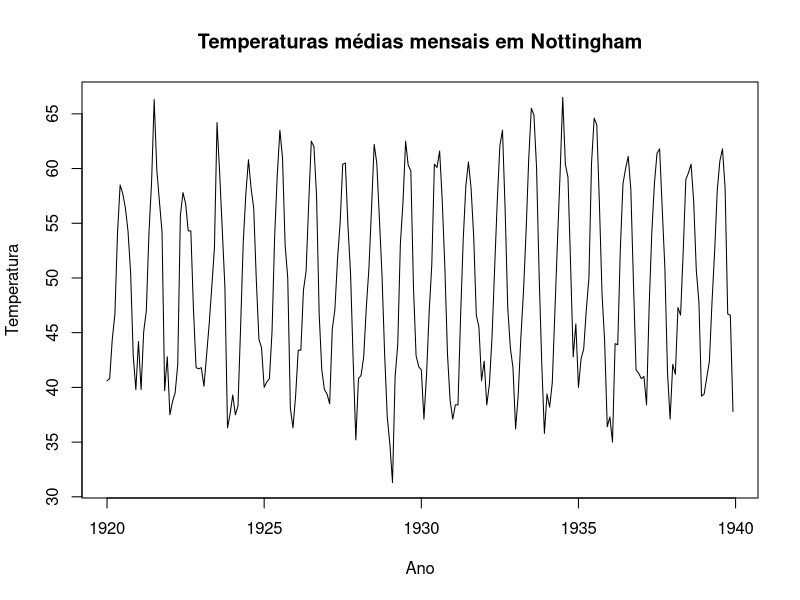
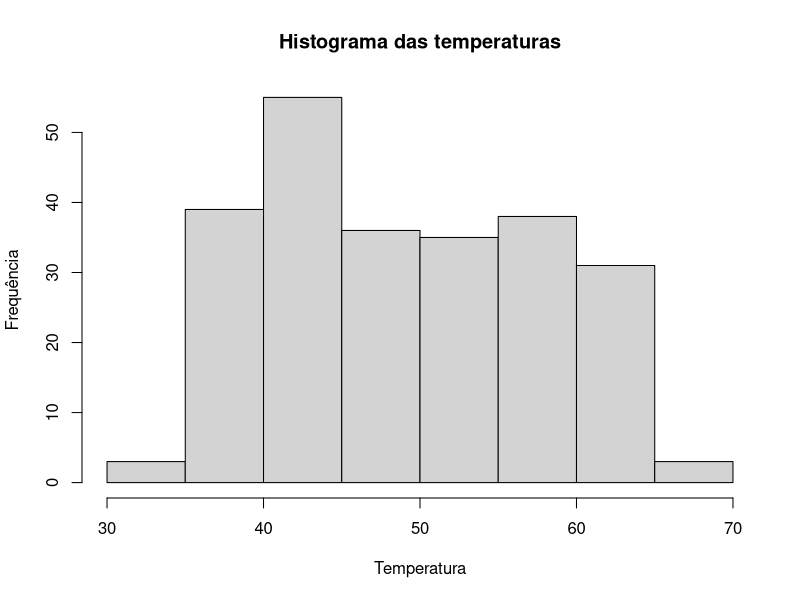
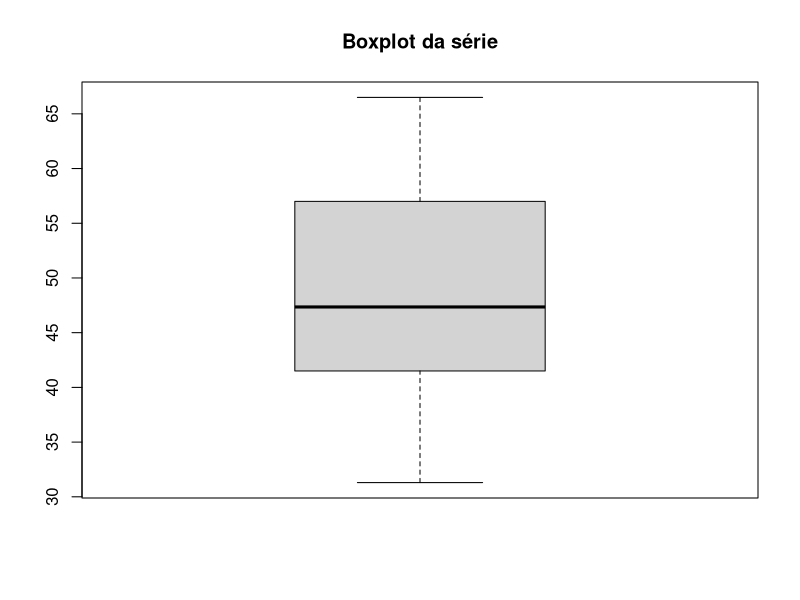
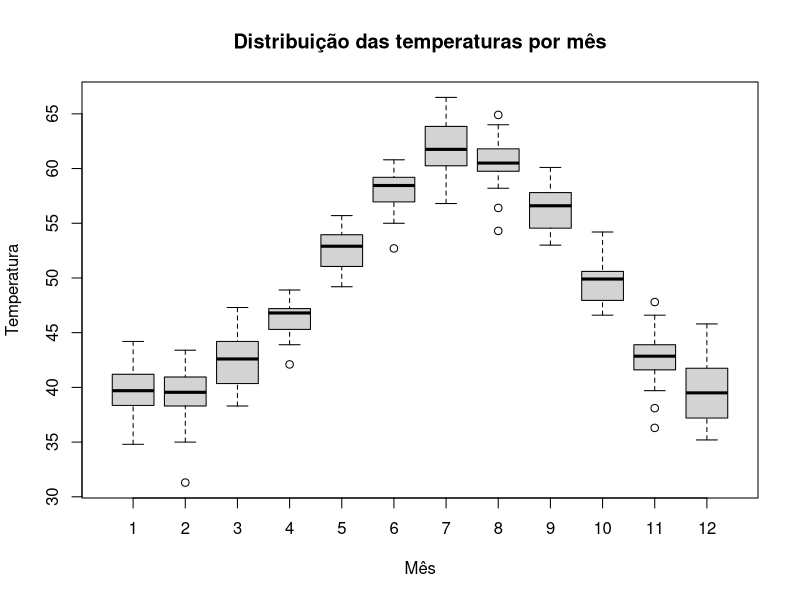
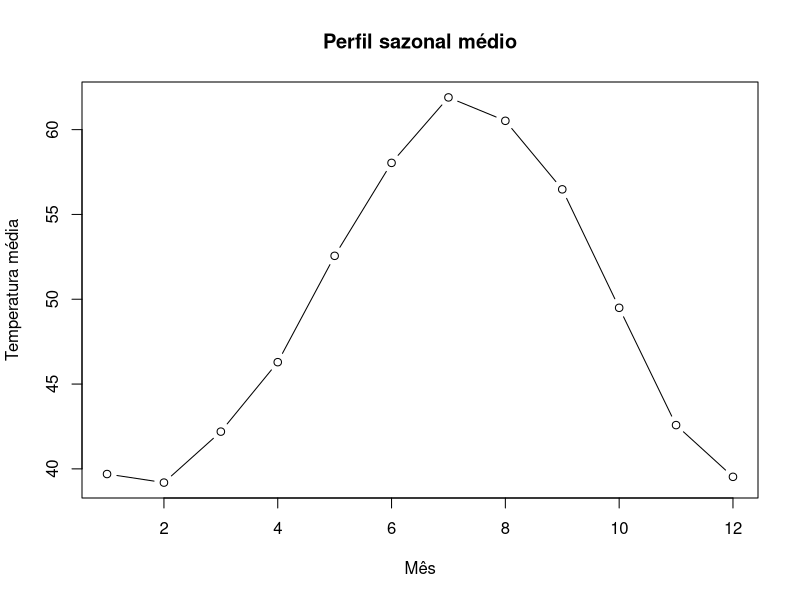
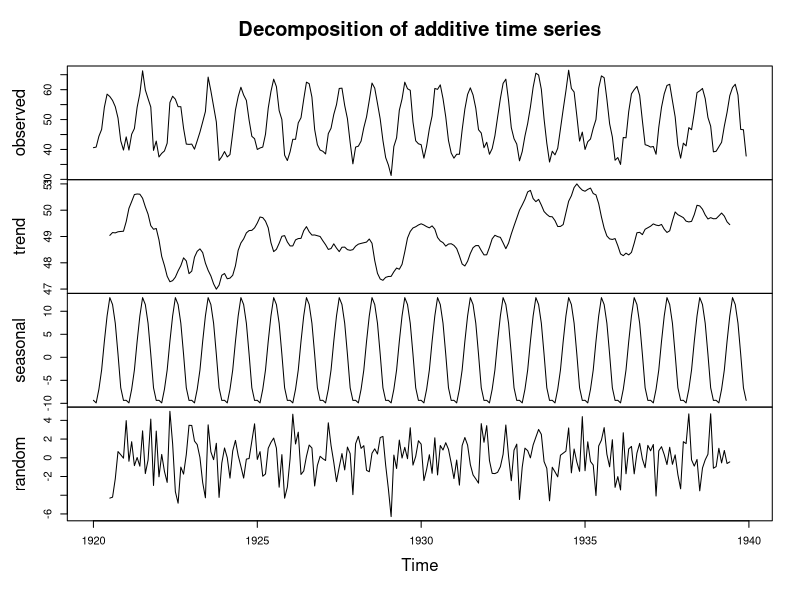
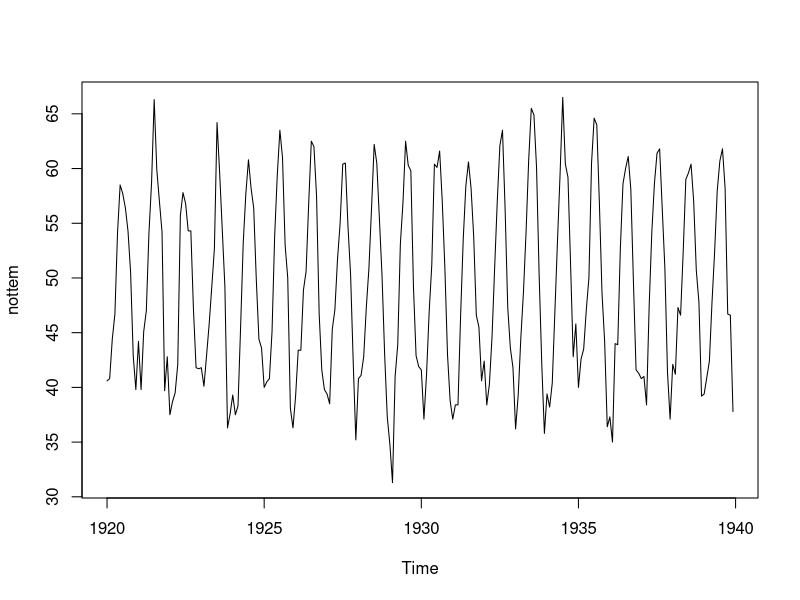
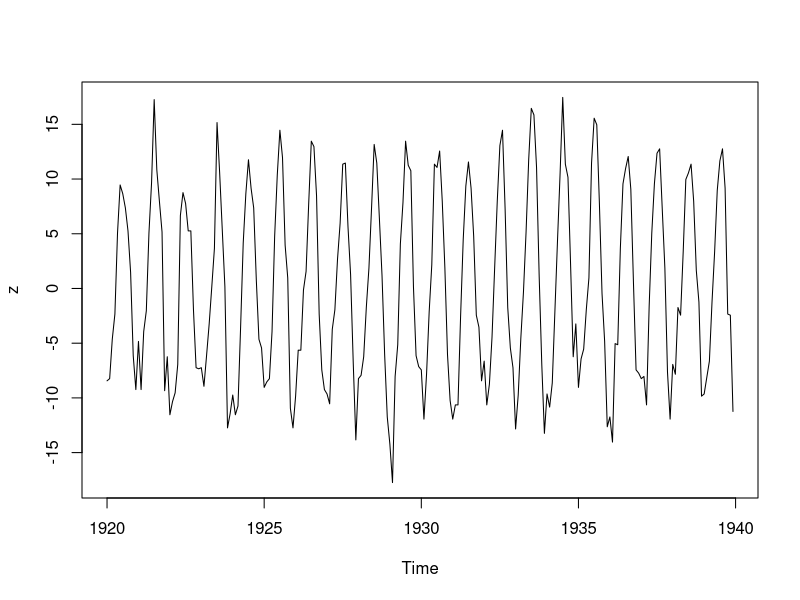

The R script that drew these images, in order:
#========================================================
# Trabalho - Análise de Séries Temporais
# Série escolhida: nottem
#========================================================

##Carregando e conhecendo a série 

data(nottem)

y <- nottem

class(y)

start(y)

end(y)

frequency(y)

##Resumo estatístico da série

summary(y) #sumariza a série temporal

mean(y) #média

sd(y) #desvio padrão

var(y) #variância 

range(y) #intervalo de valores dos dados

length(y) #tamanho da série

##Plotando a série temporal

ts.plot(y,
        main="Temperaturas médias mensais em Nottingham",
        ylab="Temperatura",
        xlab="Ano")

##Plotando o histograma para observar a distribuição dos dados

hist(y,
     main="Histograma das temperaturas",
     ylab="Frequência",
     xlab="Temperatura")

##Plotando o Boxplot para detectar possíveis outliers

boxplot(y,
        main="Boxplot da série")

cycle(y) #série por ciclo sazonal

boxplot(y ~ cycle(y),
        xlab="Mês",
        ylab="Temperatura",
        main="Distribuição das temperaturas por mês")

##Calculando as médias mensais

tapply(y,
       cycle(y),
       mean)

##Gráfico das médias mensais

medias.mensais <- tapply(y,
                 cycle(y),
                 mean)

plot(medias.mensais,
     type="b",
     xlab="Mês",
     ylab="Temperatura média",
     main="Perfil sazonal médio") #esse é provavelmente um dos gráficos mais
#importantes da análise descritiva!!!

##Decompondo a série

dec <- decompose(y)

plot(dec) #plota um gráfico que decompõe a série temporal em: observado, 
#tendência, sazonalidade e ruído branco

##Calculando o coeficiente de variação

cv <- 100*sd(y)/mean(y) #mede a dispersão relativa

##Gerando uma tabela

media <- mean(nottem)

mediana <- median(nottem)

minimo <- min(nottem)

maximo <- max(nottem)

desvio <- sd(nottem)

estatisticas <- c(
  Media = mean(nottem),
  Mediana = median(nottem),
  DesvioPadrao = sd(nottem),
  Minimo = min(nottem),
  Maximo = max(nottem)
)

estatisticas

data.frame(
  Medida = names(estatisticas),
  Valor = as.numeric(estatisticas)
)

#_____________________________________________________________________________

z <- nottem - mean(nottem) #centralizando os dados

plot(nottem)
plot(z)
